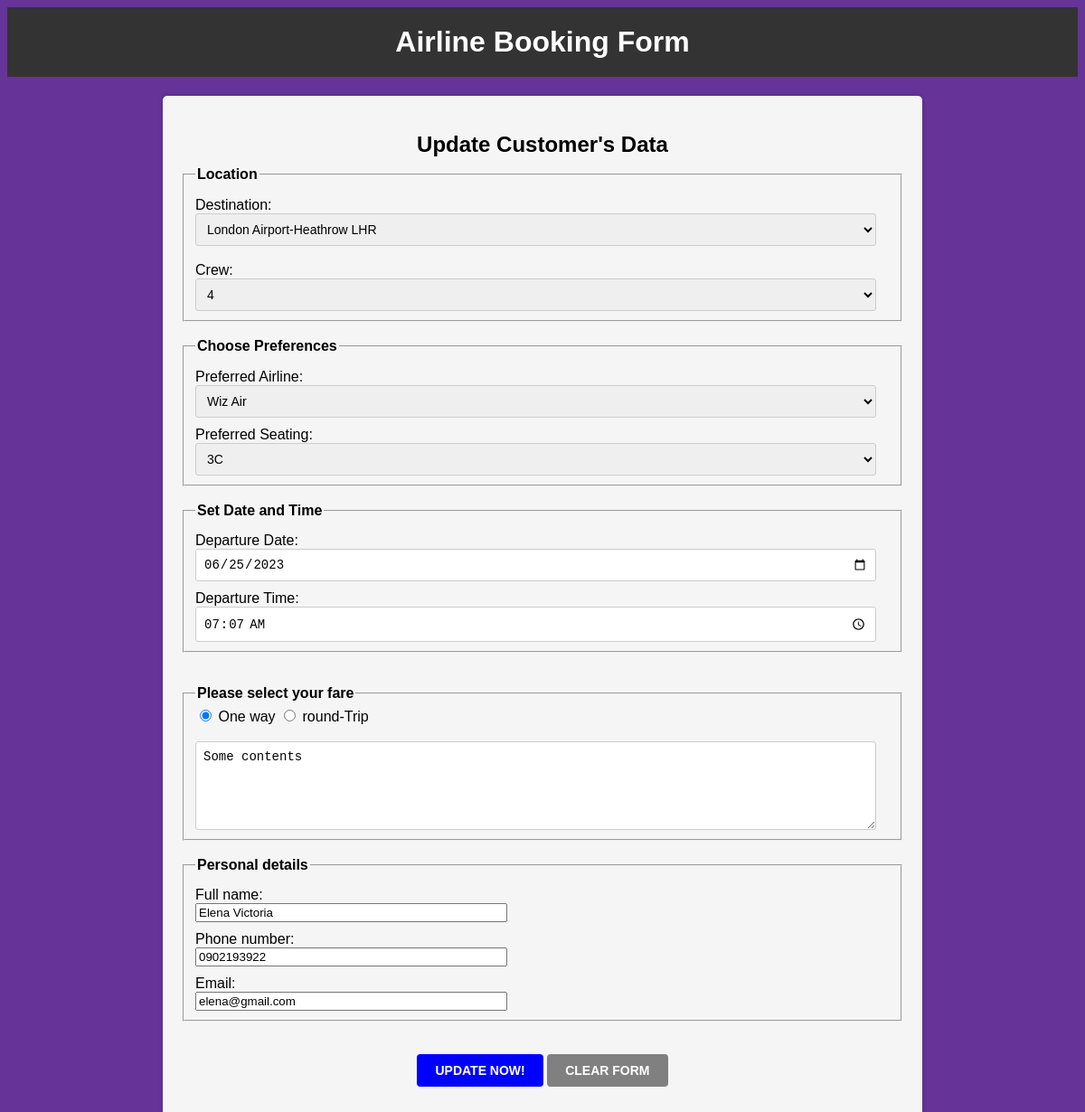
The page /edit_data.php?id=1 on the database its author committed.
### tables this page shows
CREATE TABLE `passengers_record` (
  `id` int(11) NOT NULL,
  `customer_name` varchar(128) NOT NULL,
  `email` varchar(128) NOT NULL,
  `phone_no` varchar(128) NOT NULL,
  `crew` varchar(128) NOT NULL,
  `location_to` varchar(128) NOT NULL,
  `booking_time` time NOT NULL,
  `booking_date` date NOT NULL,
  `airline` varchar(128) NOT NULL,
  `fare` varchar(128) NOT NULL,
  `seat` varchar(128) NOT NULL,
  `customer_message` text DEFAULT NULL,
  `image_file` varchar(200) DEFAULT NULL
);

### includes/get_customer_data_id.php (called while the page is built)
<?php
function getCustomerData($conn, $id){
    $sql = "SELECT * FROM passengers_record WHERE id = ?";
    $stmt = mysqli_prepare($conn, $sql);
    mysqli_stmt_bind_param($stmt, "i", $id);
    $result = mysqli_stmt_execute($stmt);
    $get_result = mysqli_stmt_get_result($stmt);
    return mysqli_fetch_assoc($get_result);
}

### includes/the_form_retrieve.php (the view)
<fieldset>
    <legend><b>Location</b></legend>
    <label for="to">Destination:</label>
    <select name="to" id="to" required>
        <?php
        $destination = ["London Airport-Heathrow LHR", "International Airport of Los Angeles LAX", "International Airport of Dubai DXB", "Tokyo Airport Haneda HND"];
        foreach ($destination as $type) {
            $selected = ($type === $location_to) ? "selected" : "";
            echo "<option value='$type' $selected>$type</option>";
        }
        ?>
    </select>
    <br> <br>
    <label for="crew">Crew:</label>
    <select name="crew" id="crew" required>
    <?php
    $crewMembers = ["1", "2", "3", "4", "5", "6", "7", "8", "9", "10"];
    foreach ($crewMembers as $member) {
        $selected = ($member === $crew) ? "selected" : "";
        echo "<option value='$member' $selected>$member</option>";
    }
    ?>
    </select>
</fieldset>
<br>
<fieldset>
    <legend><b>Choose Preferences</b></legend>
    <label for="airline">Preferred Airline:</label>
    <select name="airline" id="airline" required>
        <?php
        $airlines = ["Delta Airlines", "Wiz Air", "Blue Air", "SkyWest Airlines"];
        foreach ($airlines as $type) {
            $selected = ($type === $airline) ? "selected" : "";
            echo "<option value='$type' $selected>$type</option>";
        }
        ?>
    </select>
    <label for="seat">Preferred Seating:</label>
    <select name="seat" id="seat" required>
        <?php
        $seats = ["1A", "2B", "3C", "4D", "1C"];
        foreach ($seats as $type) {
            $selected = ($type === $seat) ? "selected" : "";
            echo "<option value='$type' $selected>$type</option>";
        }
        ?>
    </select>
</fieldset>
<br>
<fieldset>
    <legend><b>Set Date and Time</b></legend>
    <label for="date">Departure Date:</label>
    <input type="date" name="date" value="<?= htmlspecialchars($booking_date); ?>" required>
    <label for="time">Departure Time:</label>
    <input type="time" name="time" value="<?= htmlspecialchars($booking_time); ?>" required>
</fieldset>
<br> <br>
<fieldset>
    <legend><b>Please select your fare</b></legend>
    <input type="radio" id="oneWay" name="fare" value="oneWay" <?php echo ($fare === "oneWay") ? "checked" : ""; ?>>
    <label for="oneWay">One way</label>
    <input type="radio" id="roundTrip" name="fare" value="roundTrip" <?php echo ($fare === "roundTrip") ? "checked" : ""; ?>>
    <label for="roundTrip">round-Trip</label>
    <br> <br>
    <textarea id="message" name='message' rows="5" cols="30"><?= htmlspecialchars($customer_message); ?></textarea>
</fieldset>
<br>
<fieldset>
    <legend><b>Personal details</b></legend>
    <label for="name">Full name:</label>
    <input type="text" name="name" id="name" size="40" value="<?= htmlspecialchars($customer_name); ?>" required>
    <br>
    <label for="phoneNo">Phone number:</label>
    <input type="text" id="phoneNo" name="phone_no" size="40" max="15" value="<?= htmlspecialchars($phone_no); ?>" required>
    <label for="email">Email:</label>
    <input type="email" id="email" name="email" size="40" value="<?= htmlspecialchars($email); ?>" required>
</fieldset>

### stylings/style.css (style rules this page uses)
body { font-family: Arial, sans-serif; background-color: rebeccapurple; }
label[for="from"], label[for="to"], label[for="airline"], label[for="seat"], label[for="date"], label[for="time"], label[for="adults"], label[for="children"], label[for="infants"], label[for="message"], label[for="name"], label[for="phoneNo"], label[for="email"] { display: block; margin-top: 10px; }
input[type="date"], input[type="time"], select { width: 98%; padding: 8px; border: 1px solid #ccc; border-radius: 3px; font-size: 14px; }
textarea { width: 98%; padding: 8px; border: 1px solid #ccc; border-radius: 3px; font-size: 14px; }

### rows shown on the page
passengers_record: date "06/25/2023", time "07:07:00", fare "☑ One way", fare "☐ round-Trip", message "Some contents", name "Elena Victoria", phone_no "0902193922", email "elena@gmail.com"

### other values the page prints
form field to "London Airport-Heathrow LHR"
form field crew "4"
form field airline "Wiz Air"
form field seat "3C"
